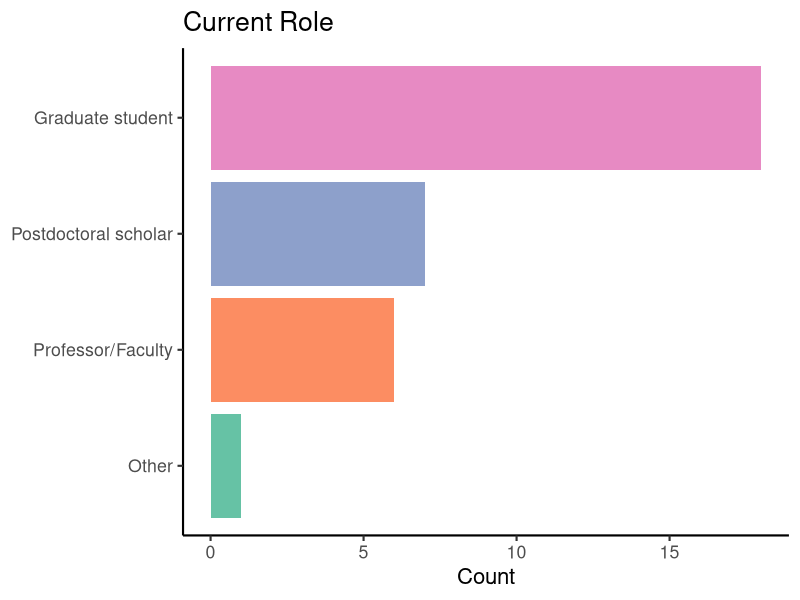
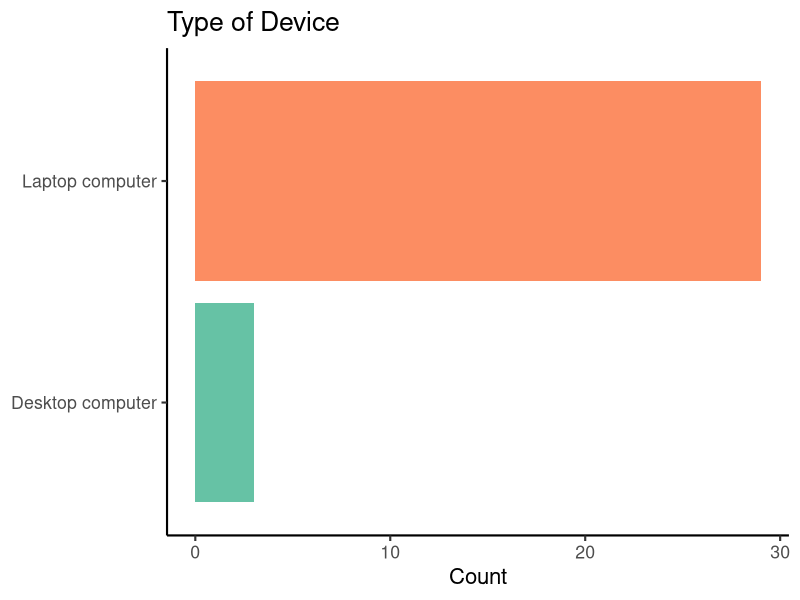
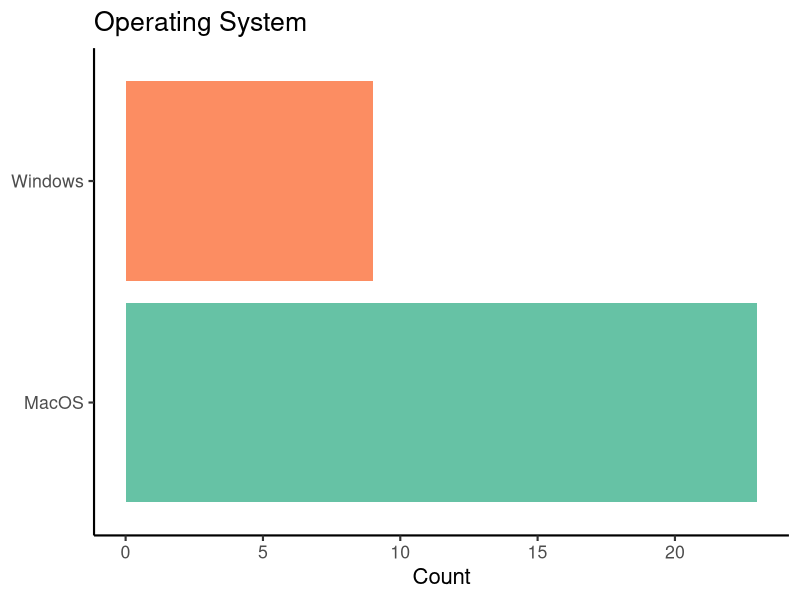
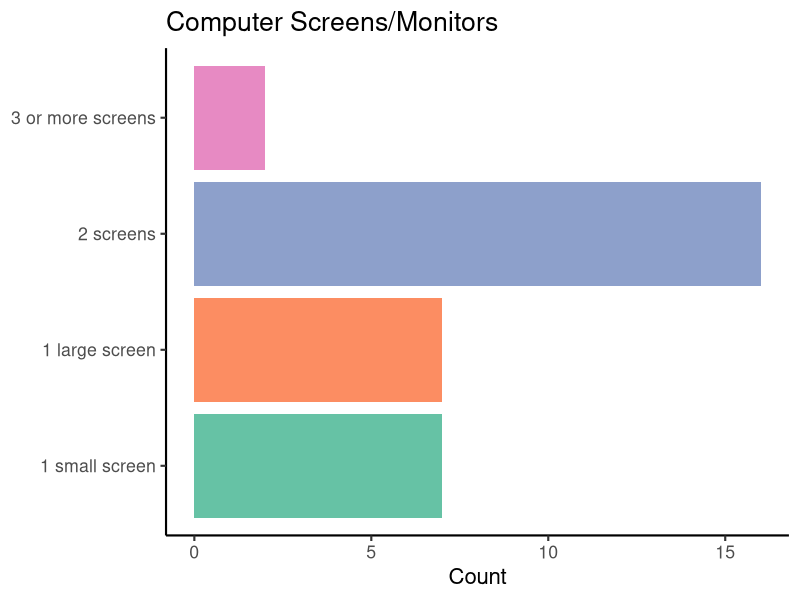
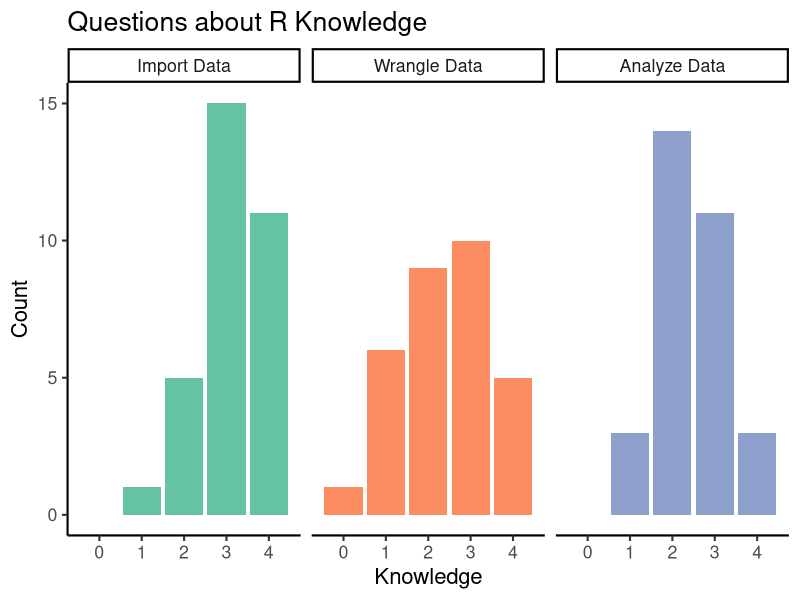
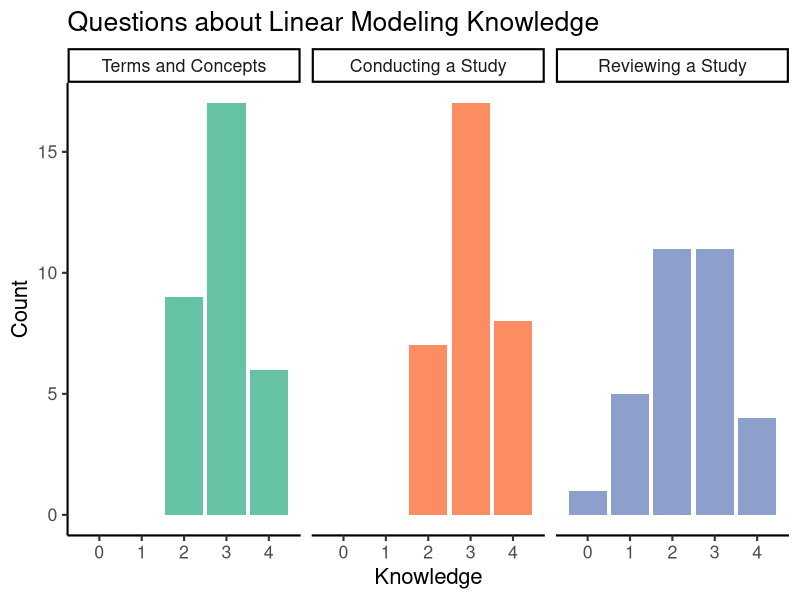
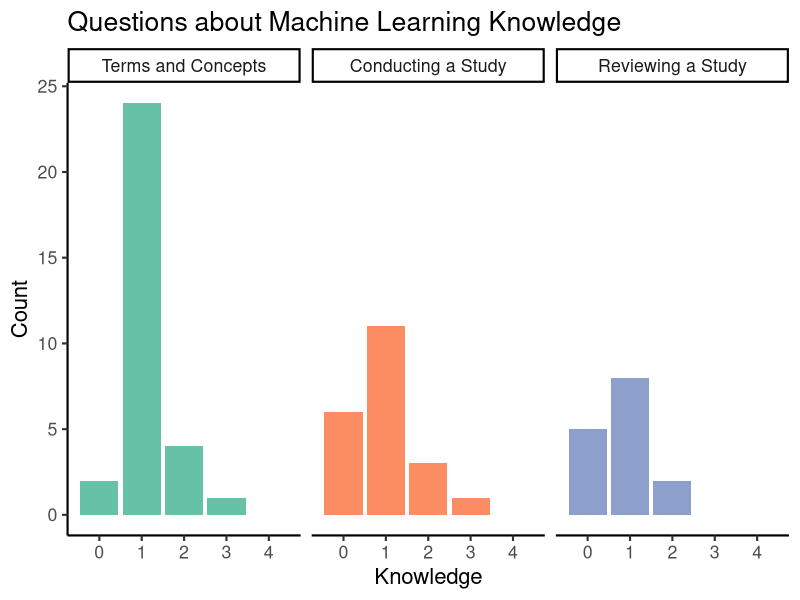

Source code (R) for these figures, in order:
## ---- chunk 1
library(tidyverse)
## ---- chunk 2
preraw <- read_csv("pre_survey.csv", col_types = cols())

pretidy <- preraw %>% 
  mutate(
    role = factor(role, levels = c("Undergraduate student", "Graduate student", "Postdoctoral scholar", "Professor/Faculty", "Other")),
    screen = factor(screen, levels = c("1 small screen", "1 large screen", "2 screens", "3 or more screens"))
  )
## ---- chunk 3
ggplot(pretidy, aes(y = fct_rev(role), fill = fct_rev(role))) + 
  geom_bar() +
  scale_fill_brewer(palette = "Set2") +
  labs(x = "Count", y = NULL, title = "Current Role") +
  theme_classic(base_size = 16) +
  theme(legend.position = "none")
## ---- chunk 4
ggplot(pretidy, aes(y = device, fill = device)) + 
  geom_bar() +
  labs(x = "Count", y = NULL, title = "Type of Device") +
  scale_fill_brewer(palette = "Set2") +
  theme_classic(base_size = 16) +
  theme(legend.position = "none")
## ---- chunk 5
ggplot(pretidy, aes(y = opsys, fill = opsys)) + 
  geom_bar() +
  labs(x = "Count", y = NULL, title = "Operating System") +
  scale_fill_brewer(palette = "Set2") +
  theme_classic(base_size = 16) +
  theme(legend.position = "none")
## ---- chunk 6
ggplot(pretidy, aes(y = screen, fill = screen)) + 
  geom_bar() +
  labs(x = "Count", y = NULL, title = "Computer Screens/Monitors") +
  scale_fill_brewer(palette = "Set2") +
  theme_classic(base_size = 16) +
  theme(legend.position = "none")
## ---- chunk 7
pretidy %>% 
  select(starts_with("r_")) %>% 
  pivot_longer(everything(), names_to = "var", values_to = "val") %>% 
  mutate(
    var = factor(
      var,
      levels = c("r_import", "r_wrangle", "r_analyze"),           
      labels = c("Import Data", "Wrangle Data", "Analyze Data")
    )
  ) %>%
  ggplot(aes(y = val, fill = var)) + 
  facet_wrap(~var, nrow = 1) + 
  geom_bar(na.rm = TRUE) + 
  stat_summary(
    fun.data = mean_cl_boot, 
    na.rm = TRUE,
    aes(x = -0.75), 
    size = 1.5, 
    geom = "pointrange",
    fatten = 2
  ) +
  scale_y_continuous(breaks = 0:4, limits = c(-0.5, 4.5)) +
  scale_fill_brewer(palette = "Set2") +
  coord_flip() + 
  labs(y = "Knowledge", x = "Count",
       title = "Questions about R Knowledge") +
  theme_classic(base_size = 16) +
  theme(legend.position = "none")
## ---- chunk 8
pretidy %>% 
  select(starts_with("lm_")) %>% 
  pivot_longer(everything(), names_to = "var", values_to = "val") %>% 
  mutate(
    var = factor(
      var,
      levels = c("lm_concepts", "lm_conducting", "lm_reviewing"),           
      labels = c("Terms and Concepts", "Conducting a Study", "Reviewing a Study")
    )
  ) %>%
  ggplot(aes(y = val, fill = var)) + 
  facet_wrap(~var, nrow = 1) + 
  geom_bar(na.rm = TRUE) + 
  stat_summary(
    fun.data = mean_cl_boot, 
    na.rm = TRUE,
    aes(x = -0.75), 
    size = 1.5, 
    geom = "pointrange",
    fatten = 2
  ) +
  scale_y_continuous(breaks = 0:4, limits = c(-0.5, 4.5)) +
  scale_fill_brewer(palette = "Set2") +
  coord_flip() + 
  labs(y = "Knowledge", x = "Count",
       title = "Questions about Linear Modeling Knowledge") +
  theme_classic(base_size = 16) +
  theme(legend.position = "none")
## ---- chunk 9
pretidy %>% 
  select(starts_with("ml_")) %>% 
  pivot_longer(everything(), names_to = "var", values_to = "val") %>% 
  mutate(
    var = factor(
      var,
      levels = c("ml_concepts", "ml_conducting", "ml_reviewing"),           
      labels = c("Terms and Concepts", "Conducting a Study", "Reviewing a Study")
    )
  ) %>%
  ggplot(aes(y = val, fill = var)) + 
  facet_wrap(~var, nrow = 1) + 
  geom_bar(na.rm = TRUE) + 
  stat_summary(
    fun.data = mean_cl_boot, 
    na.rm = TRUE,
    aes(x = -0.75), 
    size = 1.5, 
    geom = "pointrange",
    fatten = 2
  ) +
  scale_y_continuous(breaks = 0:4, limits = c(-0.5, 4.5)) +
  scale_fill_brewer(palette = "Set2") +
  coord_flip() + 
  labs(y = "Knowledge", x = "Count", 
       title = "Questions about Machine Learning Knowledge") +
  theme_classic(base_size = 16) +
  theme(legend.position = "none")
